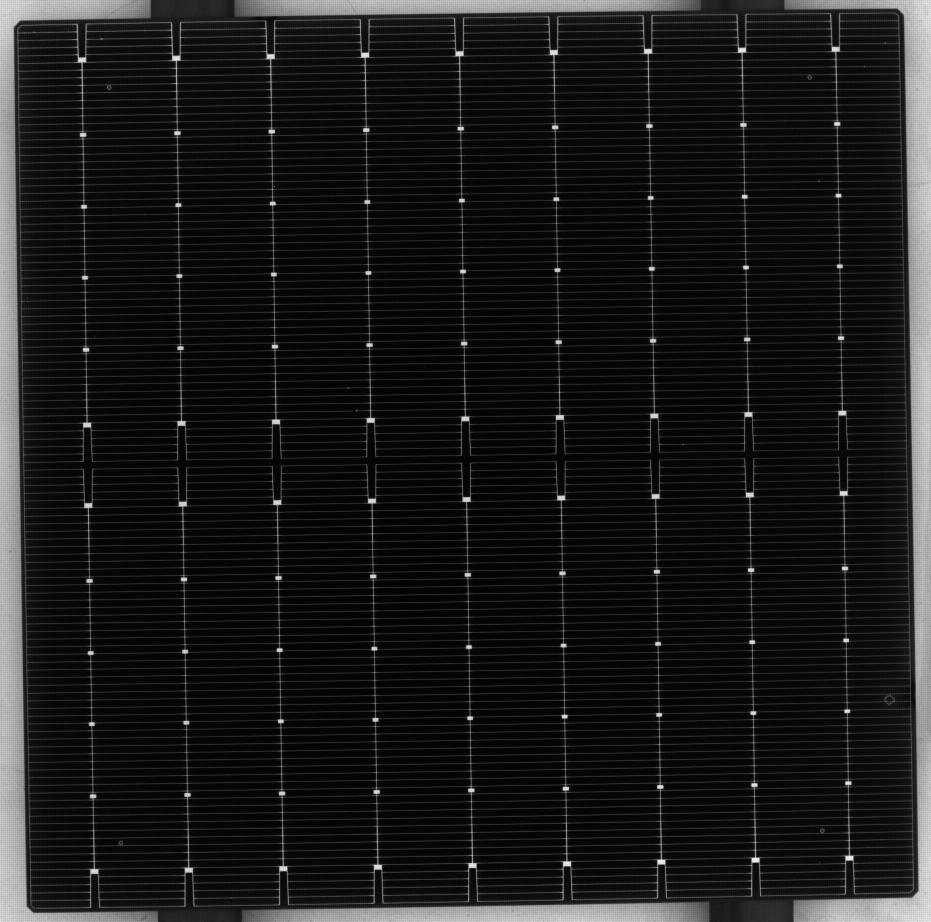
#> input picture test_erode_2/7.jpg, 2793 x 2764 px, found by its file name (shown at 1/3 size)
$ python step2only.py
#> lines starting #> are read from the running program, lines starting #| are printed output that depends on the picture; after the words box and inside, x2 and y2 are one past the last pixel; in counts of white or black regions, pixels touching at a corner belong together; long printed decimals are rounded
# Only go through minareaRec
import cv2
import numpy as np

def calarea(rec):
    x1 = rec[0,0]
    y1 = rec[0,1]
    x2 = rec[1,0]
    y2 = rec[1,1]
    x3 = rec[2,0]
    y3 = rec[2,1]
    x4 = rec[3,0]
    y4 = rec[3,1]
    area = ((x1*y2-y1*x2)+(x2*y3-y2*x3)+(x3*y4-y3*x4)+(x4*y1-y4*x1))/2
    return abs(area)

def crop_minAreaRect(img, rect, box, h, w):
    # rotate img
    print(rect)
    angle = rect[2]
    rows,cols = img.shape[0], img.shape[1]
    adjust_angle = 0
    if abs(angle-90)<angle:
        adjust_angle = angle-90
    else:
        adjust_angle = angle
    M = cv2.getRotationMatrix2D((cols/2,rows/2),adjust_angle,1)
    img_rot = cv2.warpAffine(img,M,(cols,rows))
    # rotate bounding box
    pts = np.int0(cv2.transform(np.array([box]), M))[0]
    print("After rot pts: ", pts)
    pts[pts < 0] = 0
    for i in range(4):
        if pts[i,0] > w:
            pts[i,0] = w
        if pts[i,1] > h:
            pts[i,1] = h
    x1 = pts[0,0]
    y1 = pts[0,1]
    x2 = pts[1,0]
    y2 = pts[1,1]
    x3 = pts[2,0]
    y3 = pts[2,1]
    x4 = pts[3,0]
    y4 = pts[3,1]
    xlow = min(x1, x2, x3, x4)
    xhigh = max(x1, x2, x3, x4)
    ylow = min(y1, y2, y3, y4)
    yhigh = max(y1, y2, y3, y4)
    img_crop = img_rot[ylow:yhigh, xlow:xhigh]
    return img_crop

# Load the image
img = cv2.imread("C://Users//yzgua//Desktop//bat//test//7.jpg")
#> img is the input picture: shape (2764, 2793, 3); min 0, max 255, mean 26.2
h, w, c = img.shape[:3]
#> h = 2764; w = 2793; c = 3
print("height: {} , width: {}".format(h, w))
#| height: 2764 , width: 2793

if h ==  3288 and w == 4608:
    cut_h = 100
    cut_w = 850
    img = img[cut_h:h-cut_h, cut_w:w-cut_w]

cv2.namedWindow('original', 0)
cv2.imshow('original',img)

gray = cv2.cvtColor(img,cv2.COLOR_BGR2GRAY)

edged = cv2.Canny(img, 100, 600)
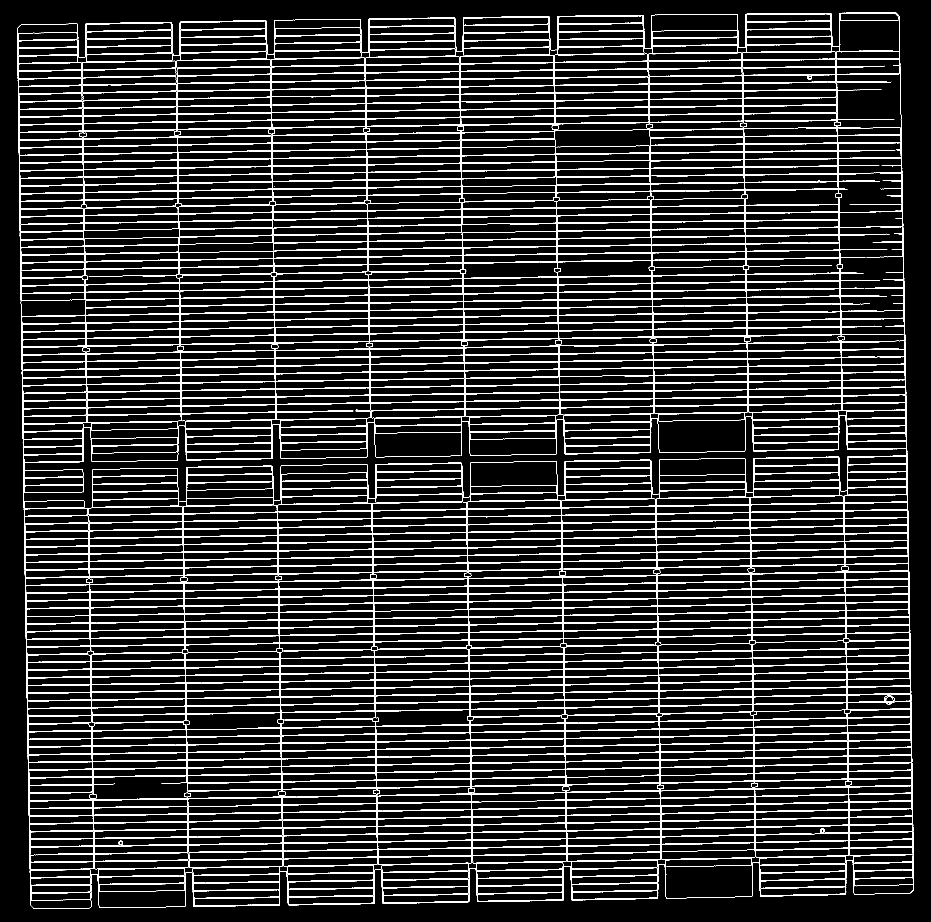
#> edged: shape (2764, 2793) (shown at 1/3 size); 8.1% white in thin lines or dots
cv2.namedWindow('edge', 0)
cv2.imshow('edge',edged)

# Apply adaptive threshold
thresh = cv2.adaptiveThreshold(edged, 255, 1, 1, 11, 2)
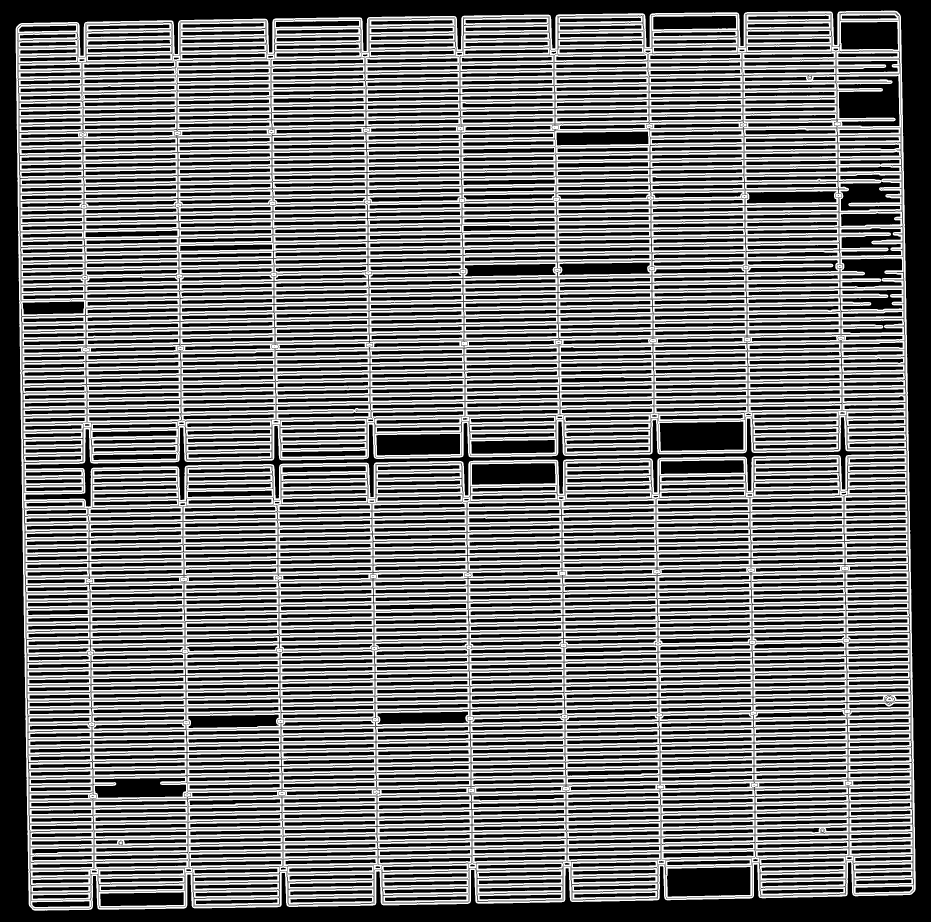
#> thresh: shape (2764, 2793) (shown at 1/3 size); 44.8% white; 117 white regions (105 under 20 px), largest, box (x1, y1, x2, y2) and area: (47, 32, 2747, 2732) 3459352, (68, 1205, 70, 1227) 23, (822, 892, 823, 912) 20
thresh_color = cv2.cvtColor(thresh, cv2.COLOR_GRAY2BGR)
cv2.namedWindow('thresh', 0)
cv2.imshow('thresh',thresh)

# apply some dilation and erosion to join the gaps - change iteration to detect more or less area's
thresh = cv2.dilate(thresh,None,iterations = 50)
#> thresh: shape (2764, 2793); 98.5% white; 4 black regions, box (x1, y1, x2, y2) and area: (2753, 0, 2793, 2290) 44900, (0, 439, 36, 2764) 40390, (1363, 2726, 2793, 2764) 20437, (0, 0, 1095, 29) 10544
cv2.namedWindow('dilate', 0)
cv2.imshow('dilate',thresh)

thresh = cv2.erode(thresh,None,iterations = 50)
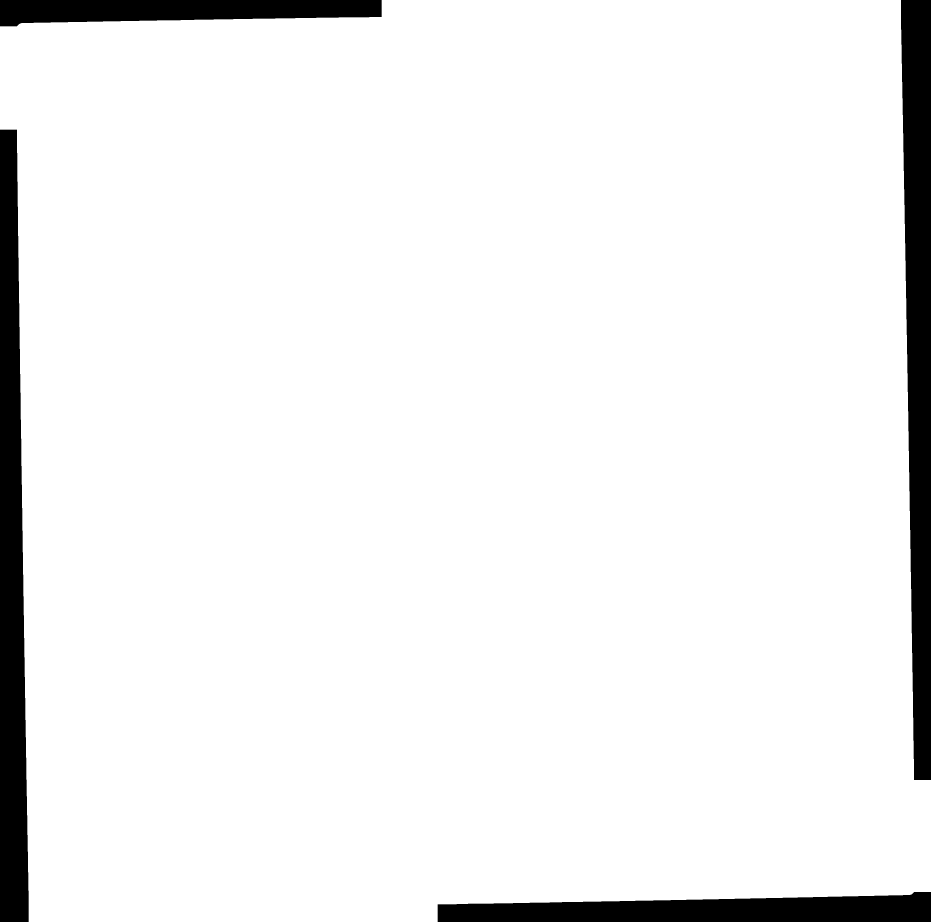
#> thresh: shape (2764, 2793) (shown at 1/3 size); 93.6% white; 4 black regions

erode = thresh.copy()
# cv2.imwrite("C:\\Users\\yzgua\\Desktop\\bat\\erode\\1_erode.jpg", erode)

cv2.namedWindow('erode', 0)
cv2.imshow('erode',thresh)

# Find the contours
contours,hierarchy = cv2.findContours(thresh,
                                        cv2.RETR_TREE,
                                        cv2.CHAIN_APPROX_SIMPLE)
#> contours = 1 contour; box (x1, y1, x2, y2) and area: (0, 0, 2793, 2764) 7223946

maxarea = 0
maxbox = np.zeros((4,2), int)
maxrect = cv2.minAreaRect(contours[0])
#> maxrect = ((1396.4, 1375.4), (2719.5, 2767.2), -2.07)

for cnt in contours:
    rect = cv2.minAreaRect(cnt)
    box_float = cv2.boxPoints(rect)
    tmparea = calarea(box_float)
    box = np.int0(box_float)
    box_w = box[1,0]- box[0,0]+1
    if tmparea > maxarea and box_w != w:
        maxbox = box
        maxarea = tmparea
        maxrect = rect
#> this loop made 1 pass
#> (x1 in calarea, y1 in calarea, x2 in calarea, y2 in calarea, x3 in calarea, y3 in calarea, x4 in calarea, y4 in calarea) on pass 1: (87.61, 2807.3, -12.53, 41.91, 2705.2, -56.5, 2805.4, 2708.9)
#> after the loop, maxarea = 7525590

cv2.drawContours(img,[maxbox],0,(0,0,255),5)
cv2.namedWindow('image bound', 0)
cv2.imshow('image bound',img)

crop_rot = crop_minAreaRect(img, maxrect, maxbox, h ,w)
#| ((1396.413, 1375.420), (2719.535, 2767.234), -2.074)
#> in crop_minAreaRect, `angle = rect[2]`: angle = -2.07
#> in crop_minAreaRect, `M = cv2.getRotationMatrix2D((cols/2,rows/2),adjust_angle,1)`: M = [[0.999, -0.0362, 50.92], [0.0362, 0.999, -49.63]]
#> in crop_minAreaRect, `img_rot = cv2.warpAffine(img,M,(cols,rows))`:
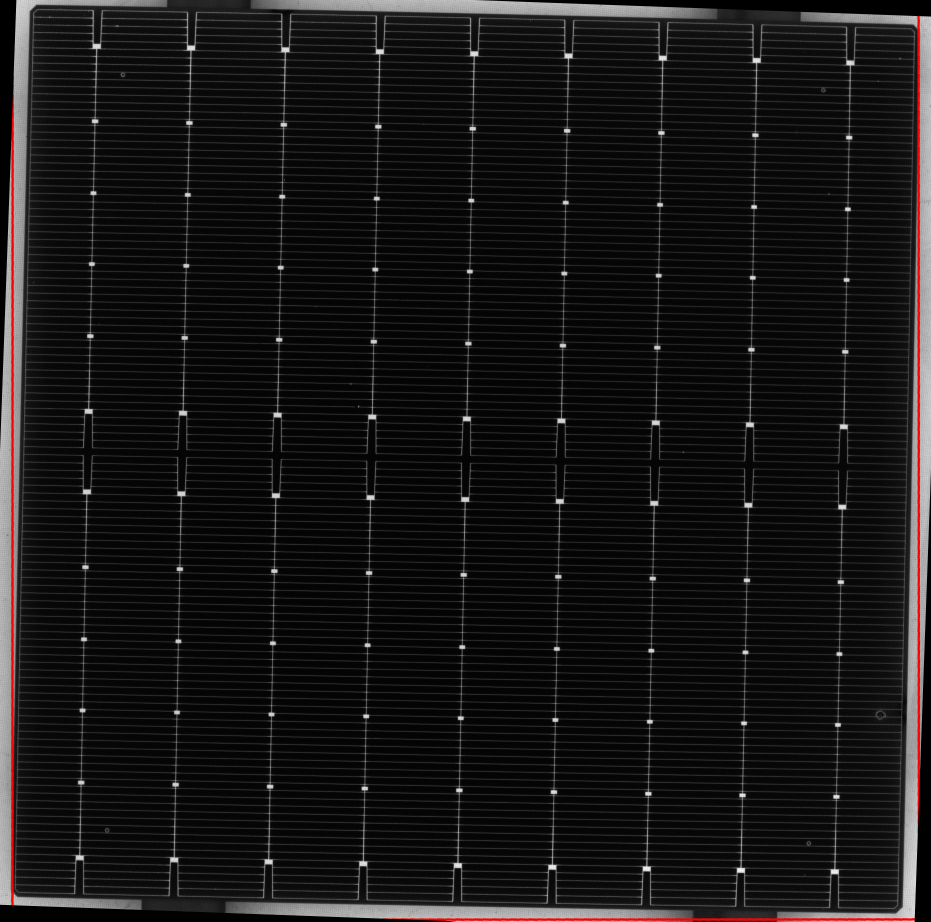
#> img_rot: shape (2764, 2793, 3) (shown at 1/3 size); mean B, G, R 22.4, 22.4, 23.8
#> in crop_minAreaRect, `pts = np.int0(cv2.transform(np.array([box]), M))[0]`: pts = [[36, 2759], [37, -9], [2756, -8], [2756, 2758]]
#| After rot pts:  [[  36 2759]
#|  [  37   -9]
#|  [2756   -8]
#|  [2756 2758]]
#> after the loop in crop_minAreaRect, `for i in range(4):`: pts = [[36, 2759], [37, 0], [2756, 0], [2756, 2758]]
#> in crop_minAreaRect, `x1 = pts[0,0]`: x1 = 36
#> in crop_minAreaRect, `y1 = pts[0,1]`: y1 = 2759
#> in crop_minAreaRect, `x2 = pts[1,0]`: x2 = 37
#> in crop_minAreaRect, `y2 = pts[1,1]`: y2 = 0
#> in crop_minAreaRect, `x3 = pts[2,0]`: x3 = 2756
#> in crop_minAreaRect, `y3 = pts[2,1]`: y3 = 0
#> in crop_minAreaRect, `x4 = pts[3,0]`: x4 = 2756
#> in crop_minAreaRect, `y4 = pts[3,1]`: y4 = 2758
#> in crop_minAreaRect, `xlow = min(x1, x2, x3, x4)`: xlow = 36
#> in crop_minAreaRect, `xhigh = max(x1, x2, x3, x4)`: xhigh = 2756
#> in crop_minAreaRect, `ylow = min(y1, y2, y3, y4)`: ylow = 0
#> in crop_minAreaRect, `yhigh = max(y1, y2, y3, y4)`: yhigh = 2759
#> in crop_minAreaRect, `img_crop = img_rot[ylow:yhigh, xlow:xhigh]`:
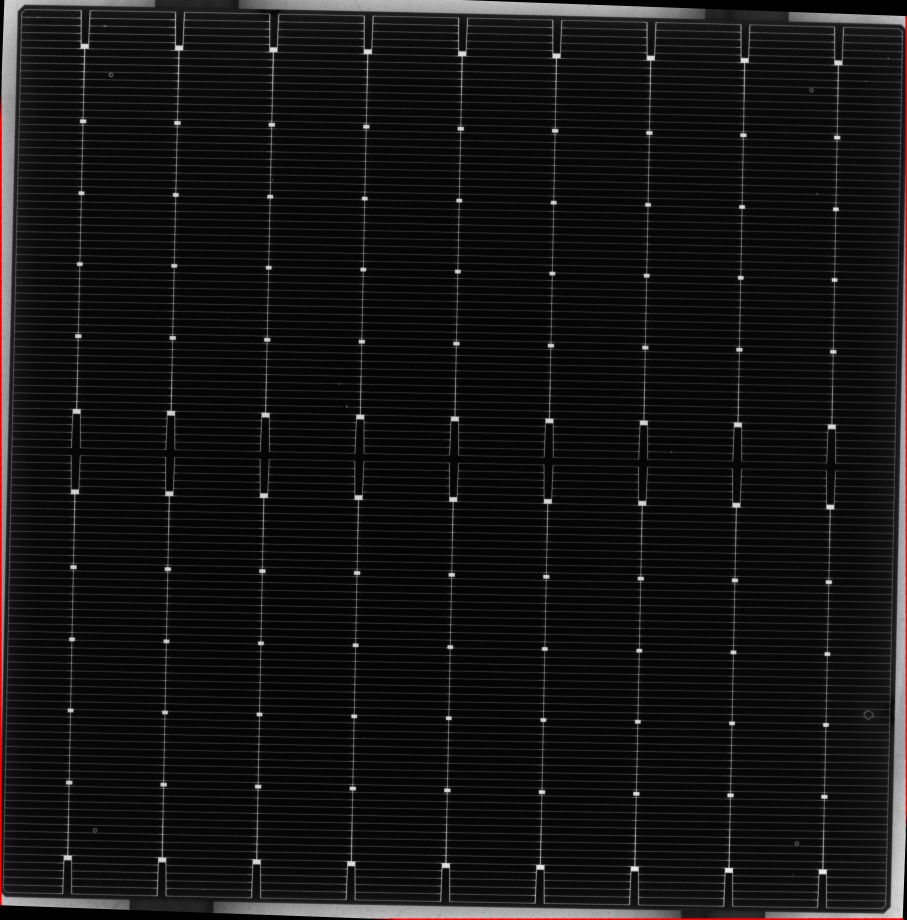
#> img_crop: shape (2759, 2720, 3) (shown at 1/3 size); mean B, G, R 20.1, 20.1, 21

cv2.namedWindow('Crop result', 0)
cv2.imshow('Crop result',crop_rot)
# cv2.imwrite("C:\\Users\\yzgua\\Desktop\\bat\\pic\\result\\5_result_direct.jpg", crop_rot)
cv2.waitKey(0)
cv2.destroyAllWindows()

$ run again, with test_erode_2/1.jpg copied over test_erode_2/7.jpg
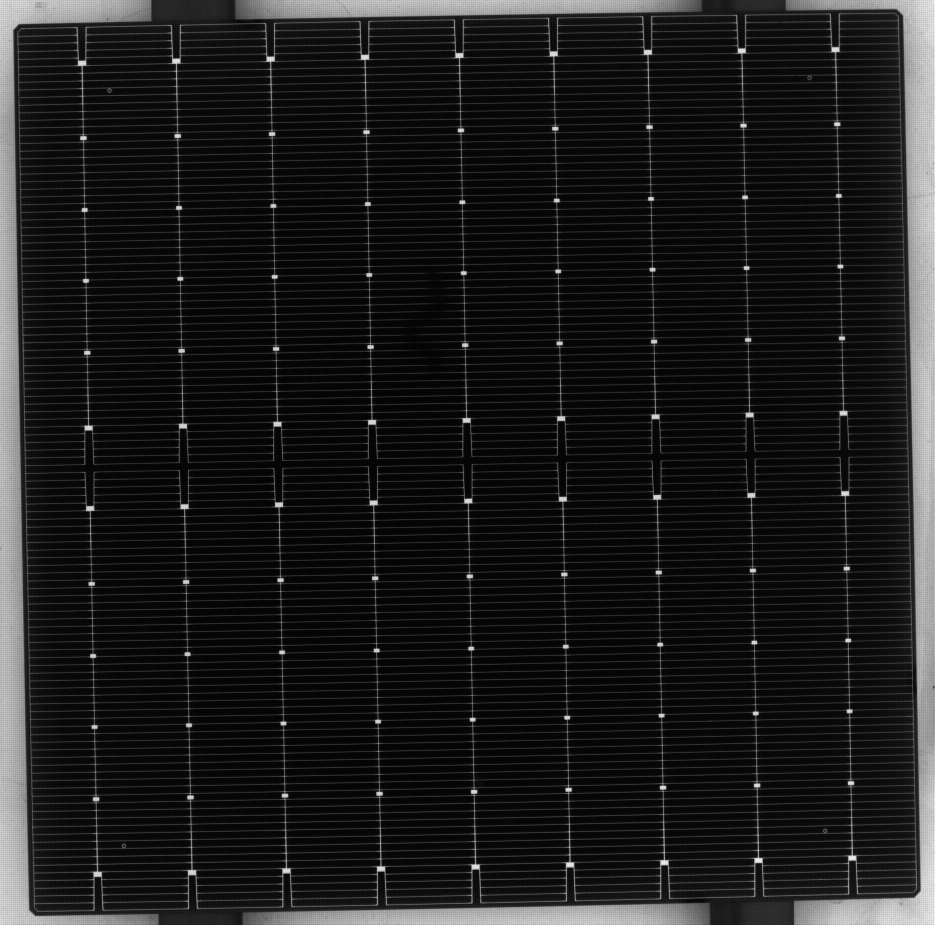
#> input picture test_erode_2/1.jpg, 2803 x 2773 px, found by its file name (shown at 1/3 size)
#> img is the input picture: shape (2773, 2803, 3); min 0, max 255, mean 28.3
#| height: 2773 , width: 2803
#> `edged = cv2.Canny(img, 100, 600)`:
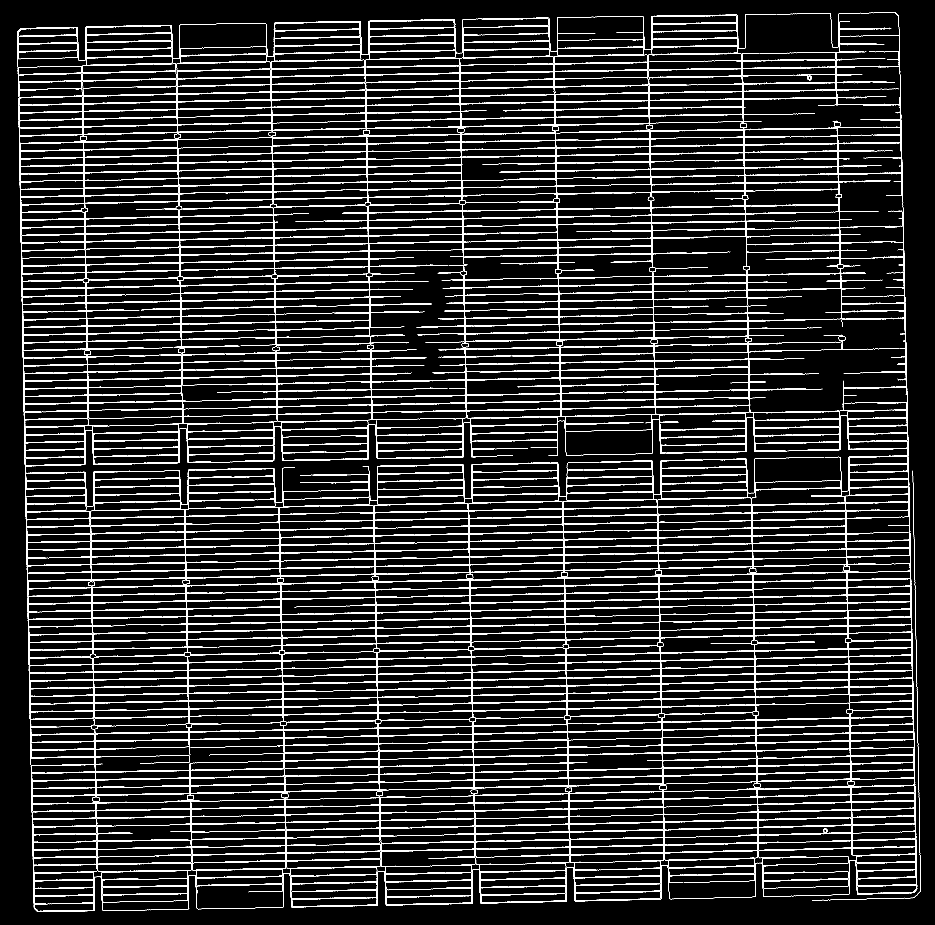
#> edged: shape (2773, 2803) (shown at 1/3 size); 7.5% white in thin lines or dots
#> thresh_color: shape (2773, 2803, 3); 43% white; 96 white regions (89 under 20 px), largest, box (x1, y1, x2, y2) and area: (46, 32, 2767, 2741) 3345419, (1132, 1467, 1133, 1492) 25, (78, 1511, 79, 1534) 23
#> contours = 2 contours; box (x1, y1, x2, y2) and area: (0, 0, 2803, 2773) 7231520, (2240, 46, 2488, 155) 26315
#> `maxrect = cv2.minAreaRect(contours[0])`: maxrect = ((1412.5, 1381.7), (2739.1, 2754.6), -2.27)
#> the loop `for cnt in contours:` made 2 passes
#> (x1 in calarea, y1 in calarea, x2 in calarea, y2 in calarea, x3 in calarea, y3 in calarea, x4 in calarea, y4 in calarea) on pass 1: (98.59, 2812.2, -10.6, 59.73, 2726.4, -48.85, 2835.6, 2703.6)
#> after the loop `for cnt in contours:`: maxarea = 7545247
#| ((1412.491, 1381.656), (2739.146, 2754.599), -2.272)
#> angle = -2.27
#> M = [[0.999, -0.0396, 56.06], [0.0396, 0.999, -54.47]]
#> pts = [[43, 2759], [44, 4], [2782, 6], [2782, 2759]]
#| After rot pts:  [[  43 2759]
#|  [  44    4]
#|  [2782    6]
#|  [2782 2759]]
#> in crop_minAreaRect, `x1 = pts[0,0]`: x1 = 43
#> in crop_minAreaRect, `y1 = pts[0,1]`: y1 = 2759
#> in crop_minAreaRect, `x2 = pts[1,0]`: x2 = 44
#> in crop_minAreaRect, `y2 = pts[1,1]`: y2 = 4
#> in crop_minAreaRect, `x3 = pts[2,0]`: x3 = 2782
#> in crop_minAreaRect, `y3 = pts[2,1]`: y3 = 6
#> in crop_minAreaRect, `x4 = pts[3,0]`: x4 = 2782
#> in crop_minAreaRect, `y4 = pts[3,1]`: y4 = 2759
#> xlow = 43
#> xhigh = 2782
#> ylow = 4
#> yhigh = 2759
#> in crop_minAreaRect, `img_crop = img_rot[ylow:yhigh, xlow:xhigh]`:
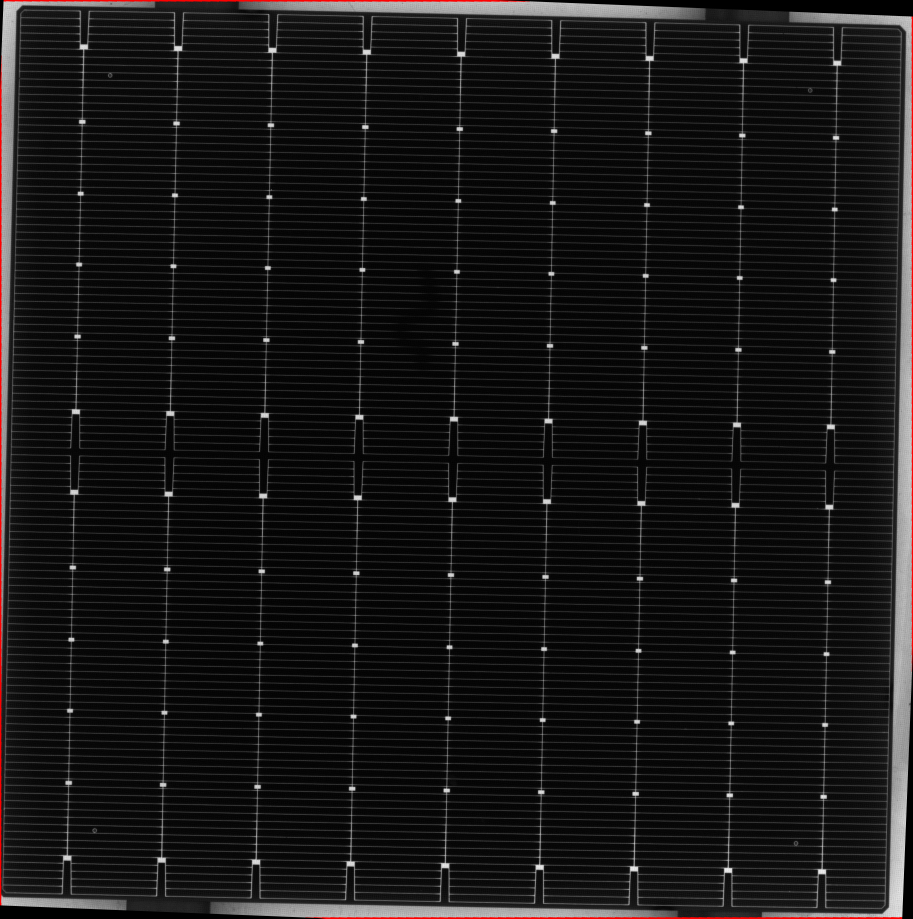
#> img_crop: shape (2755, 2739, 3) (shown at 1/3 size); mean B, G, R 21.9, 21.9, 22.9
